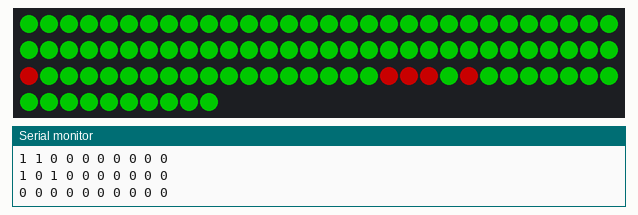
Recording of a sketch running on a simulated Arduino Uno, built with avr-gcc and run on an emulated ATmega328P. On the bench: 100 RGB LEDs in strip order, left to right, continuing on the next row, the last lines printed to the serial monitor. Dim RGB values are drawn brighter than linear; random numbers use the default seed unless the sketch sets one.

Above: at 0.1 s.
At 5.2 s:
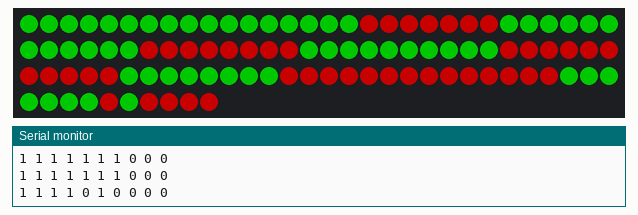
At 10.3 s:
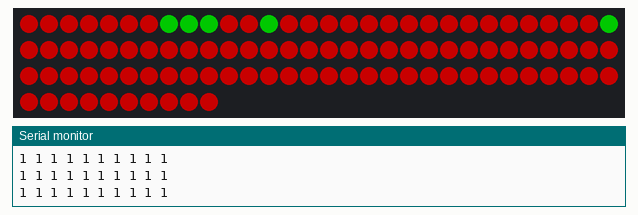
At 14.3 s:
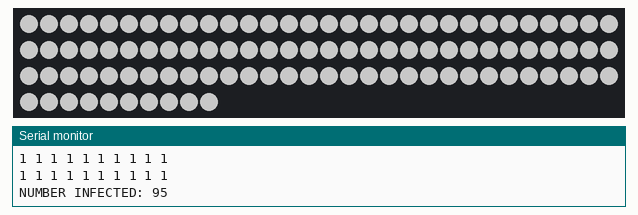
At 25.1 s:
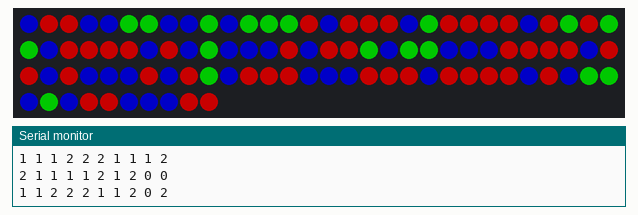
At 29.6 s:
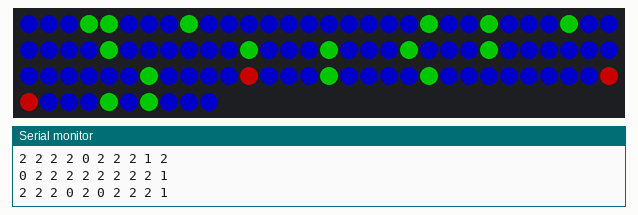

The sketch:

build2.ino
```cpp
#include <Adafruit_NeoPixel.h>

int LEDPIN = 6; //the arduino pin connected to the pixels
int NUMPIXELS = 100; //number of pixels in the build
int canvas_size = 10; //Setting canvas size
int num_of_turns = 10; //Setting number of turns
int infection_rate = 4; //Setting infection rate (scale of 0-10)
int vaccination_rate = 0; //Setting vaccination rate (scale of 0-10)
Adafruit_NeoPixel pixels = Adafruit_NeoPixel(NUMPIXELS, LEDPIN, NEO_GRB + NEO_KHZ800); //Setting up pixel library
int turn_delay = 1000; //delay for half a second
int sim_infect_count = 0; //for reporting the number infected during each simulation

//this holds the pixel id at each array position
int pixel_pos_array[10][10] = {
  { 0, 1, 2, 3, 4, 5, 6, 7, 8, 9},
  {19,18,17,16,15,14,13,12,11,10},
  {20,21,22,23,24,25,26,27,28,29},
  {39,38,37,36,35,34,33,32,31,30},
  {40,41,42,43,44,45,46,47,48,49},
  {59,58,57,56,55,54,53,52,51,50},
  {60,61,62,63,64,65,66,67,68,69},
  {79,78,77,76,75,74,73,72,71,70},
  {80,81,82,83,84,85,86,87,88,89},
  {99,98,97,96,95,94,93,92,91,90}
};

//this holds the color at each array position
//green=0, red=1, blue=2, yellow=3
//initializing all pixels to green
int pixel_color_array[10][10] = {
  { 0, 0, 0, 0, 0, 0, 0, 0, 0, 0},
  { 0, 0, 0, 0, 0, 0, 0, 0, 0, 0},
  { 0, 0, 0, 0, 0, 0, 0, 0, 0, 0},
  { 0, 0, 0, 0, 0, 0, 0, 0, 0, 0},
  { 0, 0, 0, 0, 0, 0, 0, 0, 0, 0},
  { 0, 0, 0, 0, 0, 0, 0, 0, 0, 0},
  { 0, 0, 0, 0, 0, 0, 0, 0, 0, 0},
  { 0, 0, 0, 0, 0, 0, 0, 0, 0, 0},
  { 0, 0, 0, 0, 0, 0, 0, 0, 0, 0},
  { 0, 0, 0, 0, 0, 0, 0, 0, 0, 0}
};

//function to retrieve the pixel position id from the board coordinates
int get_pixel_pos_from_array_coords(int pixel_row, int pixel_col){ //takes the row and column of the array as input
  int pixel_pos; //variable to hold pixel position
  pixel_pos = pixel_pos_array[pixel_row][pixel_col]; //gets the pixel position from the position array
  return pixel_pos; //returns pixel position
}

//function to print out a readable version of the matrix to the console
void print_color_array() {
  Serial.print('\n');
  for (int row = 0; row < canvas_size; row++) {
    for (int col = 0; col < canvas_size; col++) {
      Serial.print(pixel_color_array[row][col]);
      Serial.print(" ");
    }
    Serial.print('\n');
  }
}

void setup() {
  pixels.begin(); //This initializes the NeoPixel library.
  Serial.begin(115200); //for writing to console
  randomSeed(analogRead(0)); //using analog input to generate a unique random seed each time
  sim_infect_count = 1; //initializing infected count to 1 during each sim, since we start with one infected
}

void loop() {
  Serial.print("BEGIN");

  //initializing all pixels to green
  for (int row = 0; row < canvas_size; row++) {
    for (int col = 0; col < canvas_size; col++) {
      pixels.setPixelColor(get_pixel_pos_from_array_coords(row,col), pixels.Color(0,100,0));
      pixel_color_array[row][col] = 0;
    }
  }
  //initializing vaccinated pixels to blue
  for (int row = 0; row < canvas_size; row++) {
    for (int col = 0; col < canvas_size; col++) {
      if (random(10) < vaccination_rate) {
        pixels.setPixelColor(get_pixel_pos_from_array_coords(row,col), pixels.Color(0,0,100));
        pixel_color_array[row][col] = 2;
      }
    }
  }

  //initializing an infected pixel to red
  int initial_row = random(canvas_size);
  int initial_col = random(canvas_size);
  pixels.setPixelColor(pixel_pos_array[initial_row][initial_col], pixels.Color(100,0,0)); //red
  pixel_color_array[initial_row][initial_col] = 1;

  pixels.show(); //displays the pixel colors

  print_color_array(); //printing the color array to the console

  for (int i = 0; i <= num_of_turns; i++) { //loop through each turn
    Serial.print('\n');
    Serial.print('\n');
    Serial.print("turn: ");
    Serial.print(i); //printing the current turn number

    //this part is going through each pixel and infecting nearby pixels
    for (int row = 0; row < canvas_size; row++) { //loop through rows
      for (int col = 0; col < canvas_size; col++) { //loop through columns
        if (pixel_color_array[row][col] == 1) { //if find an infected pixel
          for (int row_radius = -1; row_radius <= 1; row_radius++) { //row search radius
            for (int col_radius = -1; col_radius <= 1; col_radius++) { //column search radius
              if (row + row_radius >= 0 && row + row_radius < canvas_size && col + col_radius >= 0 && col + col_radius < canvas_size) { //checking that the search pixel is in bounds
                if (pixel_color_array[row + row_radius][col + col_radius] != 2 && pixel_color_array[row + row_radius][col + col_radius] != 1) { //if the neighboring pixel is not vaccinated or currently infected
                  if (random(10) < infection_rate) { //random roll to see if it becomes infected
                    pixels.setPixelColor(get_pixel_pos_from_array_coords(row + row_radius,col + col_radius), pixels.Color(100,0,0)); //setting pixel to red
                    pixel_color_array[row + row_radius][col + col_radius] = 3; //setting color array to yellow as intermediate step
                  }
                }
              }
            }
          }
        }
      }
    }

    //this part is fixing the color array from yellow to red for the newly infected pixels
    for (int row = 0; row < canvas_size; row++) { //loop through rows
      for (int col = 0; col < canvas_size; col++) { //loop through columns
        if (pixel_color_array[row][col] == 3) { //if find a yellow pixel
          pixel_color_array[row][col] = 1; //setting color array to red now that the turn is done
          sim_infect_count = sim_infect_count + 1; //counting the total number of infected during the sim
        }
      }
    }

    pixels.show(); //displays the pixel colors
    print_color_array(); //printing the pixel array to the console
    delay(turn_delay); //delay between turns
  }

  Serial.print("NUMBER INFECTED: ");
  Serial.print(sim_infect_count); //printing total infected count during the sim to the console
  delay(turn_delay*3); //delay between turns

  //flashing all pixels to white when the animation is done
  for (int row = 0; row < canvas_size; row++) {
    for (int col = 0; col < canvas_size; col++) {
      pixels.setPixelColor(get_pixel_pos_from_array_coords(row,col), pixels.Color(100,100,100));
    }
  }
  pixels.show(); //displays the pixel colors
  delay(turn_delay/2); //delay between turns

  //iterating through vaccination rates
  vaccination_rate = vaccination_rate + 4; //increasing vaccination rate by 4
  if (vaccination_rate > 10) { //ensuring the vaccination rate does not exceed 10
    vaccination_rate = 0; //resetting to 0 if its already over 10
  }

  sim_infect_count = 1; //resetting sim infection count to 1 between each sim

}
```

Measured:
- what the display in image 2 shows lasts 4.0 s, from 10.3 s to 14.3 s
- what the display in image 3 shows lasts 0.5 s, from 14.3 s to 14.8 s
